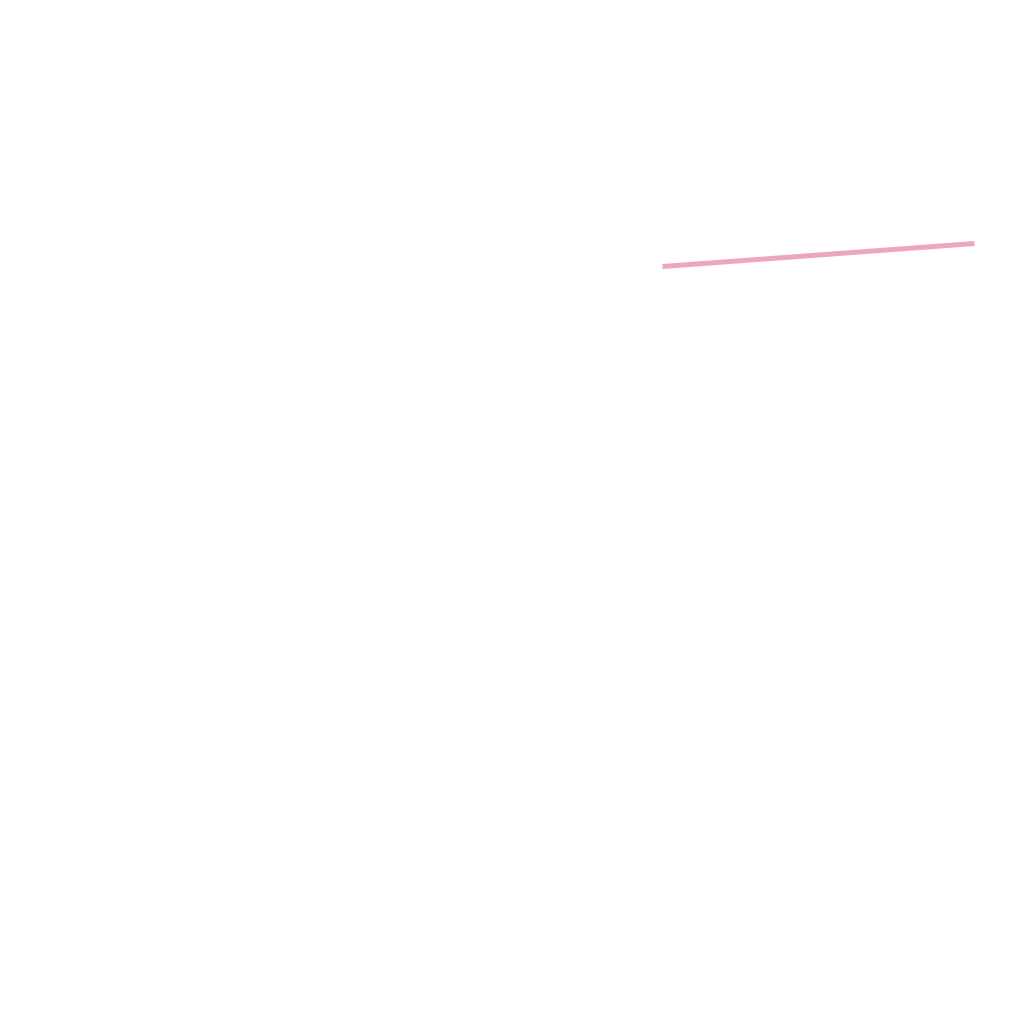
Frame 1 (no input)
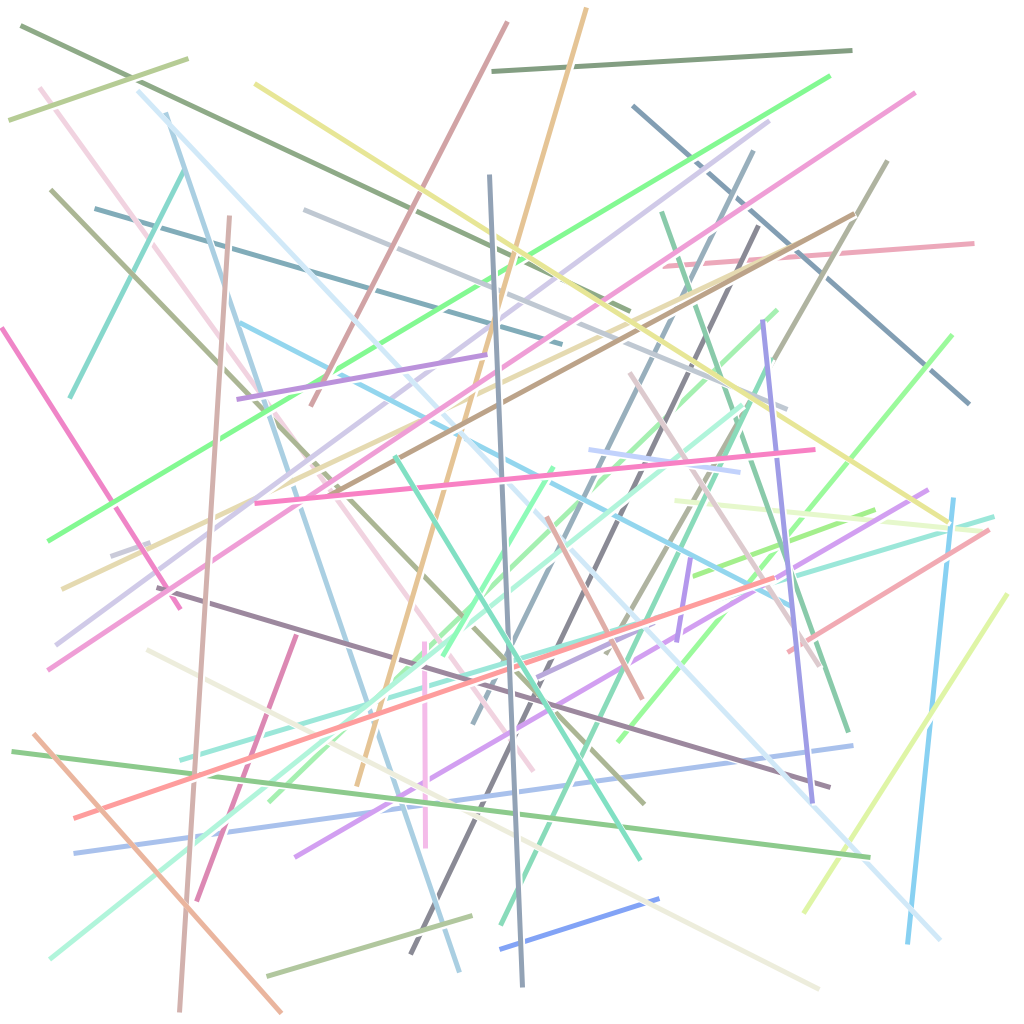
Frame 60 (the mouse pressed at the canvas centre just before this capture)
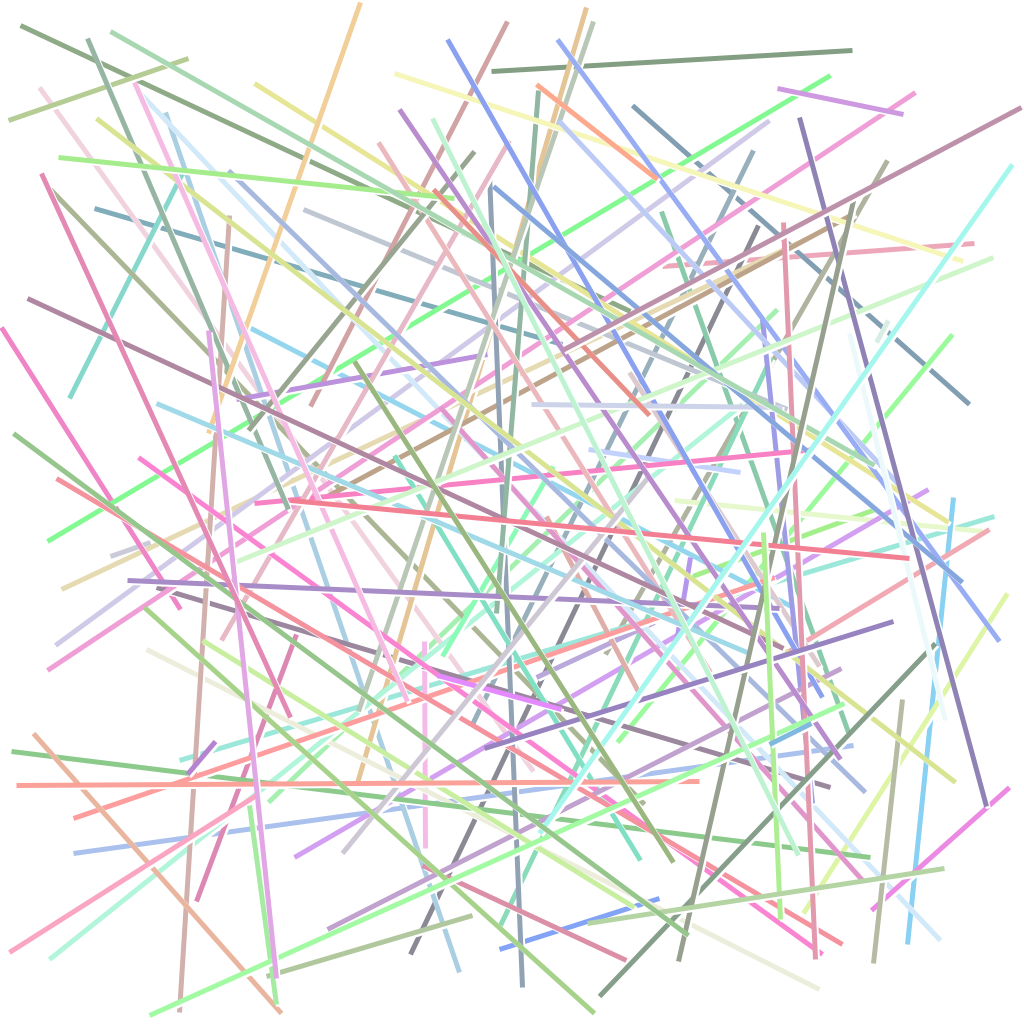
Frame 120 (the mouse held since frame 60 and released just before this capture)

The Processing sketch that drew these frames (run headless with seeded random() and noise(); from frame 60 on, the mouse is pressed at the canvas centre):

// Processing sketch: demo_240223c_functions
// ── demo_240223c_functions.pde
void setup(){
  size(1024, 1024);
  background(255);
  frameRate(5);
}

void draw(){
  PVector start = randomPoint();
  PVector end = randomPoint();
  color c = randomColor();
  
  drawLine(start, end, c);
}

void drawLine(PVector A, PVector B, color ink){
  strokeWeight(5);
  strokeCap(SQUARE);
  stroke(#ffffff);
  line(A.x + 2, A.y + 2, B.x + 2, B.y + 2);
  stroke(ink);
  line(A.x, A.y, B.x, B.y);
}

color randomColor(){
  return color(random(128, 255), random(128, 255), random(128, 255));
}

PVector randomPoint(){
  return new PVector(random(width), random(height));
}
